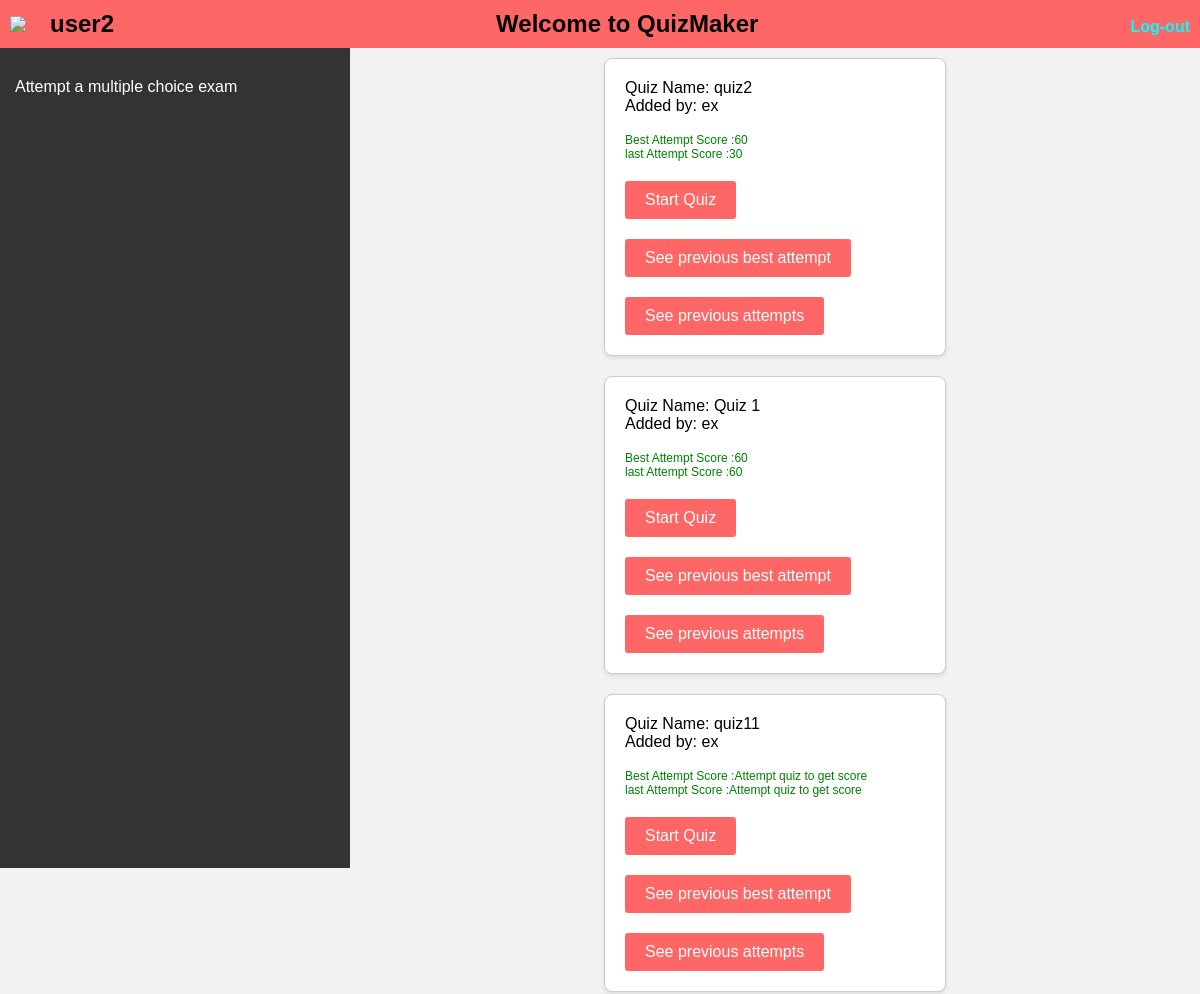
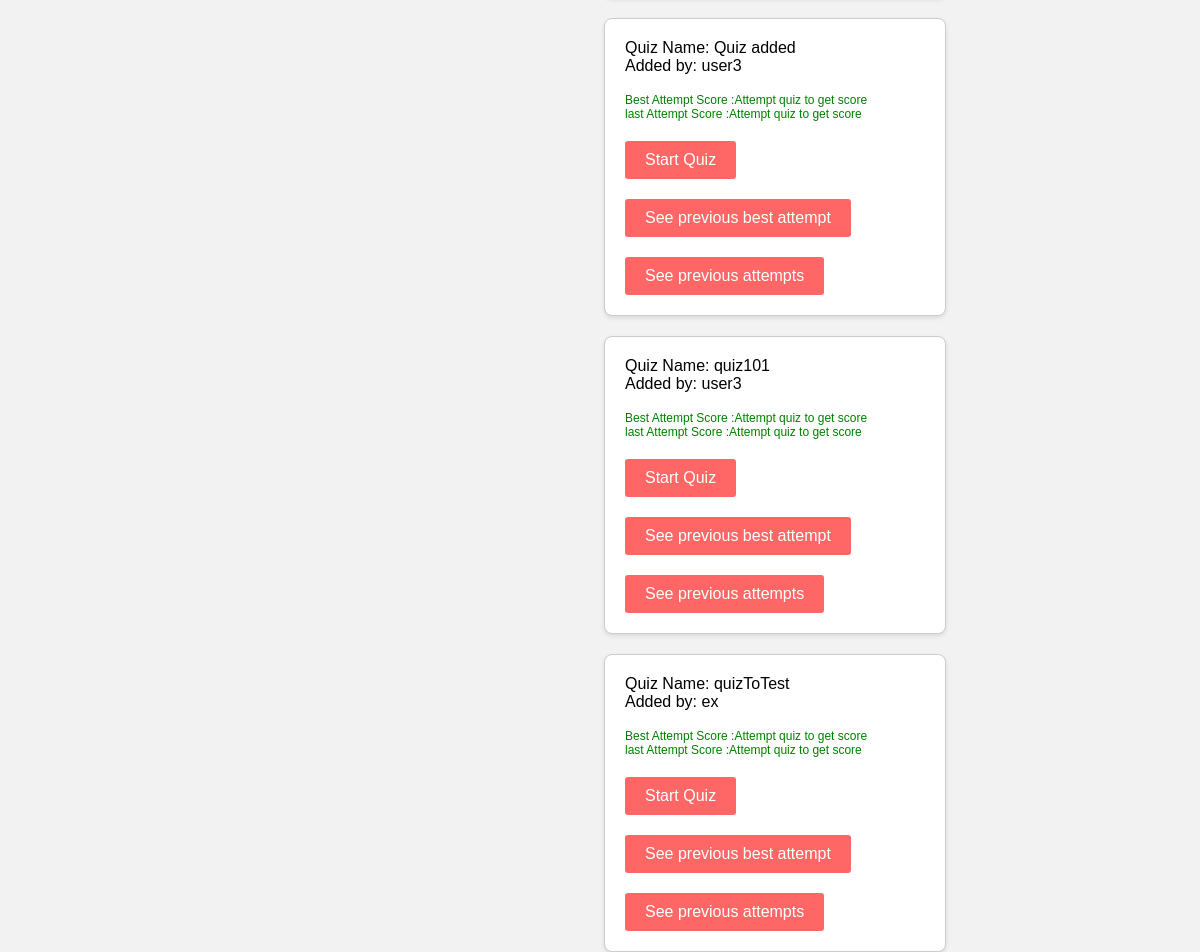
The page /Pages/AttemptQuiz2.php (signed in) on the database its author committed (2 pictures, top to bottom).
### tables this page shows
CREATE TABLE `users` (
  `id` int(11) NOT NULL,
  `username` varchar(255) NOT NULL,
  `email` varchar(255) NOT NULL,
  `password` varchar(50) NOT NULL,
  `role` varchar(10) NOT NULL DEFAULT 'Student'
);

CREATE TABLE `quizes` (
  `id` int(11) NOT NULL,
  `name` varchar(255) NOT NULL,
  `userid` int(11) NOT NULL
);

### DataAccess/Database.php (called while the page is built, shortened)
<?php
class Database
{
    private $host = "localhost:3307";
    private $username = "root";
    private $password = "";
    private $dbname = "quizesdb";
    private $conn;
    function __construct()
    {
        $this->conn = new mysqli($this->host, $this->username, $this->password, $this->dbname);
    }
    public function close()
    {
        if ($this->conn) {
            $this->conn = null;
        }
    }
    function read($query, $params = [])
    {
        try {
            $stmt = $this->conn->prepare($query);
            if (!empty($params)) {
                $paramTypes = str_repeat("s", count($params));
                $stmt->bind_param($paramTypes, ...$params);
            }
            $stmt->execute();
            $result = $stmt->get_result();
            $data = array();
            while ($row = $result->fetch_assoc()) {
                $data[] = $row;
            }
            return $data;
        } catch (Exception $e) {
            throw new Exception("Error reading data: " . $e->getMessage());
        }
    }
}

### phpActions/Signin.php (called while the page is built, shortened)
<?php
class SignIn
{
    private $error = "";
    public function check_login($data)
    {
        if (!empty($data) && is_numeric($data)) {
            $query = "SELECT * FROM users WHERE id = '$data' limit 1";
            try {
                $conn = new Database();
                $userData = $conn->read($query);
                if ($userData) {
                    return $userData[0];
                } else {
                    header("Location: login.php?Login to enter");
                    die;
                }
            } catch (Exception $e) {
                throw new Exception("Error Processing login Request", 1);
            }
        } else {
            unset($_SESSION['user_id']);
            $this->error .= "Please login";
        }
        return $this->error;
    }
}

### phpActions/GetQuizes.php (called while the page is built, shortened)
<?php
class GetQuizes
{
    public function retrieveQuizes()
    {
        $query = "SELECT q.id, q.name AS quiz_name, u.username AS user_name FROM quizes q
          JOIN users u ON q.userid = u.id";
        try {
            $conn = new Database();
            $quizes = $conn->read($query);
            return $quizes;
        } catch (Exception $e) {
            throw new Exception("Error Retriving quizes: " . $e->getMessage());
        }
    }
}

### phpActions/SaveAttempts.php (called while the page is built, shortened)
<?php
class SaveAttempts
{
    private $firstAttempt;
    private $conn;
    function __construct($userId, $quiz_id)
    {
        $this->conn = new Database();
        $this->firstAttempt = $this->modifyAttempts($userId, $quiz_id);
    }
    private function modifyAttempts($userid, $quiz_id)
    {
        try {
            $query = "SELECT COUNT(*) AS record_count FROM user_quizes_log WHERE userid = ? AND quizId = ?";
            $result = $this->conn->read($query, [$userid, $quiz_id]);
            if (isset($result[0]['record_count']) && $result[0]['record_count'] > 0) {
                return false;
            } else {
                return true;
            }
        } catch (Exception $e) {
            throw new Exception("Error updating attemps: " . $e->getMessage(), 12);
        }
    }
    public function getBestAttemptScore($quizId, $userID)
    {
        if ($this->firstAttempt) {
            return "Attempt quiz to get score";
        }
        try {
            $query = "SELECT MAX(score) as maxScore FROM user_quizes_log WHERE userid = ? AND quizId = ?";
            $bestScore = $this->conn->read($query, [$userID, $quizId]);
            return $bestScore[0]['maxScore'];
        } catch (Exception $e) {
            throw new Exception("Error Getting best score: " . $e->getMessage(), 1);
        }
    }
    public function getLastAttemptScore($quizId, $userID)
    {
        if ($this->firstAttempt) {
            return "Attempt quiz to get score";
        }
        try {
            $query = "SELECT score as lastAttemptScore FROM user_quizes_log WHERE userid = ? AND quizId = ? ORDER BY timeTaken DESC LIMIT 1";
            $bestScore = $this->conn->read($query, [$userID, $quizId]);
            return $bestScore[0]['lastAttemptScore'];
        } catch (Exception $e) {
            throw new Exception("Error Getting best score: " . $e->getMessage(), 1);
        }
    }
}

### DataAccess/GetQuizesDA.php (the view, shortened to what this page needs)
<?php
include_once("..\phpActions\GetQuizes.php");
include_once("..\phpActions\SaveAttempts.php");
function displayQuizesFormat()
{
    try {
        $getQuizes = new GetQuizes();
        $quizesData = $getQuizes->retrieveQuizes();
        echo '<div class="quizes-div">';
        $userId = $_SESSION['user_id'];
        foreach ($quizesData as $quizData) {
            $quizId = $quizData['id'];
            $quizName = $quizData['quiz_name'];
            $getPreviousAttempts = new SaveAttempts($userId, $quizId);
            $bestPreviousAttempt = $getPreviousAttempts->getBestAttemptScore($quizId, $userId);
            $lastAttempt = $getPreviousAttempts->getLastAttemptScore($quizId, $userId);
            $addedByUsername = $quizData['user_name'];
            echo '<form class="form-card" action="QuizPage.php" method="post">';
            echo '<p>Quiz Name: ' . $quizName . '</p>';
            echo '<p>Added by: ' . $addedByUsername . '</p><br/>';
            echo '<p style="font-size:12px;color:green;">Best Attempt Score :' . $bestPreviousAttempt . '</p>';
            echo '<p style="font-size:12px;color:green;">last Attempt Score :' . $lastAttempt . '</p>';
            echo '<button type="submit" name="start">Start Quiz</button>';
            echo '<button type="submit" name="attempt" value="best">See previous best attempt</button>';
            echo '<button type="submit" name="attempt" value="last">See previous attempts</button>';
            echo '</form>';
        }
        echo '</div>';
    } catch (Exception $e) {
        echo "<div style='margin:80px 0;font-size:28px;text-align: center; color: red;'>Attempt quiz first to get a result<br/>We are encountring some errors,Try again later</div>";
        echo "<div style='margin:80px 0;font-size:28px;text-align: center; color: red;'>Attempt quiz first to get a result<br/><a href='AttemptQuiz2.php'>Go back</a></div>";
    }
}

### Pages/Header-SideBar.php (shortened to what this page needs)
<?php
function formatSideBar($userType)
{
    $sidebar = "";
    if ($userType == "Teacher") {
        $sidebar = "<div id='sidebar'>
        <a href='CreateAQuiz.php?'>Create An exam</a>
        <a href='ShowUserExams.php?'>Show my exams</a>
        <a href='AttemptQuiz2.php'>Try an exam</a>
        <a href='SeeAllQuestions.php'>View All users questions</a>
        <a href='addQuestion.php'>Add new Question</a>
        </div>";
    } else {
        $sidebar = "<div id='sidebar'>
        <a href='AttemptQuiz2.php'>Attempt a multiple choice exam</a>
        </div>";
    }
    echo $sidebar;
}
function formatHeader($data)
{
    echo "<div class='user-info'>";
    echo "<img src='..\..\..\..\..\Social Website\images\user_male.jpg' width='20px'/>";
    echo "<h2 class='user-name'>" . $data['username'] . "</h2>";
    echo "</div>";
    echo "<div class='welcome-message'>";
    echo "<a href='index.php'><h2>Welcome to QuizMaker</h2></a>";
    echo "</div>";
    echo "<div class='logout-button'>";
    echo "<h2><a href='logout.php' class='logout-button'>Log-out</a></h2>";
    echo "</div>";
}
?>
<!DOCTYPE html>
<html lang="en">
<head>
    <link rel="stylesheet" href="//code.jquery.com/ui/1.13.2/themes/base/jquery-ui.css">
</head>
<body>
</body>
</html>

### CSS/startQuiz.css (style rules this page uses)
a { text-decoration: none; color: black; }
button { background-color: #ff5555; color: white; border: none; padding: 10px 20px; margin-top: 50px; border-radius: 4px; cursor: pointer; font-size: 16px; }
.quizes-div { display: flex; flex-wrap: wrap; justify-content: center; max-height: 200px; width: 50%; margin: 0 auto; }
.form-card { border: 1px solid #ccc; border-radius: 8px; padding: 20px; margin: 10px; box-shadow: 0 2px 4px rgba(0, 0, 0, 0.1); width: 300px; background-color: #fff; }
.form-card button { background-color: #007bff; color: #fff; border: none; border-radius: 4px; padding: 8px 16px; cursor: pointer; }

### CSS/indexPage.css (style rules this page uses)
body, h1, h2, h3, p, ul, li { margin: 0; padding: 0; }
body { height: 100%; font-family: sans-serif; background-color: #f2f2f2; }
form { margin-top: 20px; }
button[type="submit"], button[type="button"] { background-color: #ff6666; color: white; border: none; margin-top: 20px; padding: 10px 20px; border-radius: 3px; cursor: pointer; }
.user-info { display: flex; align-items: center; }
.user-name { color: black; margin-left: 20px; margin-right: 10px; }
.welcome-message { text-align: center; }
.logout-button { text-decoration: none; font-size: 16px; color: aqua; }
#sidebar { width: 350px; background-color: #333; min-height: 800px; color: #fff; padding-top: 20px; }
#sidebar a { display: block; padding: 10px 15px; text-decoration: none; color: #fff; transition: background-color 0.3s; }

### rows shown on the page
users: username "user2"
quizes: name "quiz2", userid.username "ex", bestPreviousAttempt "60", lastAttempt "30"
quizes: name "Quiz 1", userid.username "ex", bestPreviousAttempt "60", lastAttempt "60"
quizes: name "quiz11", userid.username "ex", id "Attempt quiz to get score"
quizes: name "Quiz added", userid.username "user3", id "Attempt quiz to get score"
quizes: name "quiz101", userid.username "user3", id "Attempt quiz to get score"
quizes: name "quizToTest", userid.username "ex", id "Attempt quiz to get score"
